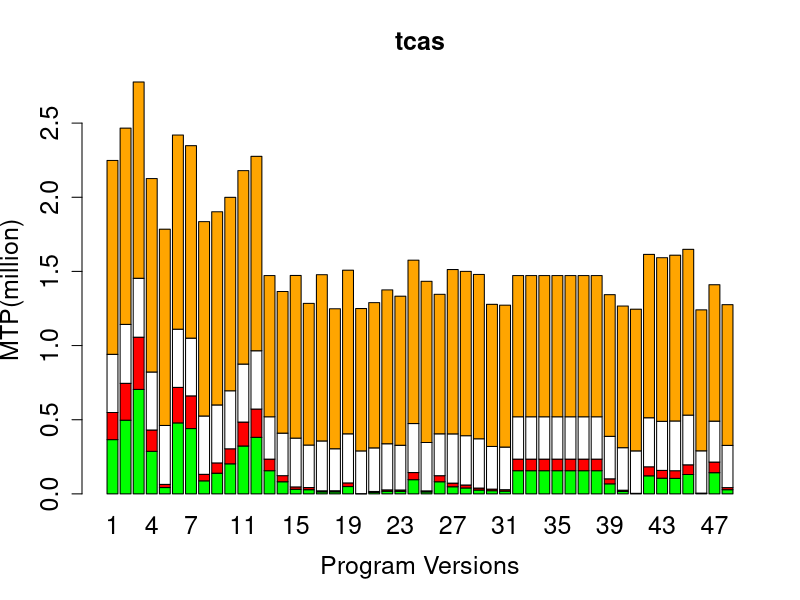

This chart was generated by the following R code:
setwd('C:/Research/Experiment/DataAnalysis/barGraph')

colors = c("green","red","white","orange")
nbar = 48
nblock = 4
# read the data from csv file, save to list
d = read.csv("tcars.csv",head=FALSE, sep=",",na.strings = "")
show(d)
# change the list to matrix
m = matrix(unlist(d),nbar+1,nblock)
show(m)
# delete the first row
m = m[-1,]
show(m)
# change the data type
m = as.numeric(as.character(m))
# change the unit to million
m = m/1000000
show(m)
# construct matri
m = matrix(m,nrow=nblock,ncol=nbar,byrow=TRUE)
# Create the bar chart.
barplot(m,main="tcas",cex.axis=1.5,cex.lab=1.5, cex.main=1.5,cex.names=1.5,names.arg=c(1:nbar),xlab="Program Versions",ylab="MTP(million)",col=colors)
